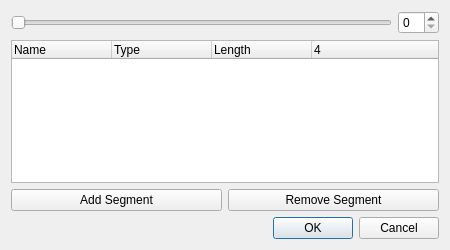
<?xml version="1.0" encoding="UTF-8"?>
<ui version="4.0">
 <class>OpenRGBZoneResizeDialog</class>
 <widget class="QDialog" name="OpenRGBZoneResizeDialog">
  <property name="geometry">
   <rect>
    <x>0</x>
    <y>0</y>
    <width>450</width>
    <height>250</height>
   </rect>
  </property>
  <property name="windowTitle">
   <string>Resize Zone</string>
  </property>
  <layout class="QGridLayout" name="gridLayout" columnstretch="1,0">
   <item row="3" column="0" colspan="2">
    <layout class="QHBoxLayout" name="horizontalLayout">
     <item>
      <widget class="QPushButton" name="AddSegmentButton">
       <property name="text">
        <string>Add Segment</string>
       </property>
      </widget>
     </item>
     <item>
      <widget class="QPushButton" name="RemoveSegmentButton">
       <property name="text">
        <string>Remove Segment</string>
       </property>
      </widget>
     </item>
    </layout>
   </item>
   <item row="0" column="0">
    <widget class="QTooltipedSlider" name="ResizeSlider">
     <property name="sizePolicy">
      <sizepolicy hsizetype="Preferred" vsizetype="Fixed">
       <horstretch>0</horstretch>
       <verstretch>0</verstretch>
      </sizepolicy>
     </property>
     <property name="orientation">
      <enum>Qt::Orientation::Horizontal</enum>
     </property>
    </widget>
   </item>
   <item row="1" column="0" colspan="2">
    <widget class="QTreeWidget" name="SegmentsTreeWidget">
     <property name="columnCount">
      <number>4</number>
     </property>
     <column>
      <property name="text">
       <string notr="true">Name</string>
      </property>
     </column>
     <column>
      <property name="text">
       <string>Type</string>
      </property>
     </column>
     <column>
      <property name="text">
       <string>Length</string>
      </property>
     </column>
     <column>
      <property name="text">
       <string/>
      </property>
     </column>
    </widget>
   </item>
   <item row="4" column="0" colspan="2">
    <widget class="QDialogButtonBox" name="ButtonBox">
     <property name="sizePolicy">
      <sizepolicy hsizetype="Preferred" vsizetype="Fixed">
       <horstretch>0</horstretch>
       <verstretch>0</verstretch>
      </sizepolicy>
     </property>
     <property name="orientation">
      <enum>Qt::Orientation::Horizontal</enum>
     </property>
     <property name="standardButtons">
      <set>QDialogButtonBox::StandardButton::Cancel|QDialogButtonBox::StandardButton::Ok</set>
     </property>
    </widget>
   </item>
   <item row="0" column="1">
    <widget class="QSpinBox" name="ResizeBox">
     <property name="sizePolicy">
      <sizepolicy hsizetype="Minimum" vsizetype="Fixed">
       <horstretch>0</horstretch>
       <verstretch>0</verstretch>
      </sizepolicy>
     </property>
    </widget>
   </item>
  </layout>
 </widget>
 <customwidgets>
  <customwidget>
   <class>QTooltipedSlider</class>
   <extends>QSlider</extends>
   <header location="global">QTooltipedSlider.h</header>
  </customwidget>
 </customwidgets>
 <resources/>
 <connections>
  <connection>
   <sender>ButtonBox</sender>
   <signal>accepted()</signal>
   <receiver>OpenRGBZoneResizeDialog</receiver>
   <slot>accept()</slot>
   <hints>
    <hint type="sourcelabel">
     <x>248</x>
     <y>254</y>
    </hint>
    <hint type="destinationlabel">
     <x>157</x>
     <y>274</y>
    </hint>
   </hints>
  </connection>
  <connection>
   <sender>ButtonBox</sender>
   <signal>rejected()</signal>
   <receiver>OpenRGBZoneResizeDialog</receiver>
   <slot>reject()</slot>
   <hints>
    <hint type="sourcelabel">
     <x>316</x>
     <y>260</y>
    </hint>
    <hint type="destinationlabel">
     <x>286</x>
     <y>274</y>
    </hint>
   </hints>
  </connection>
 </connections>
</ui>
